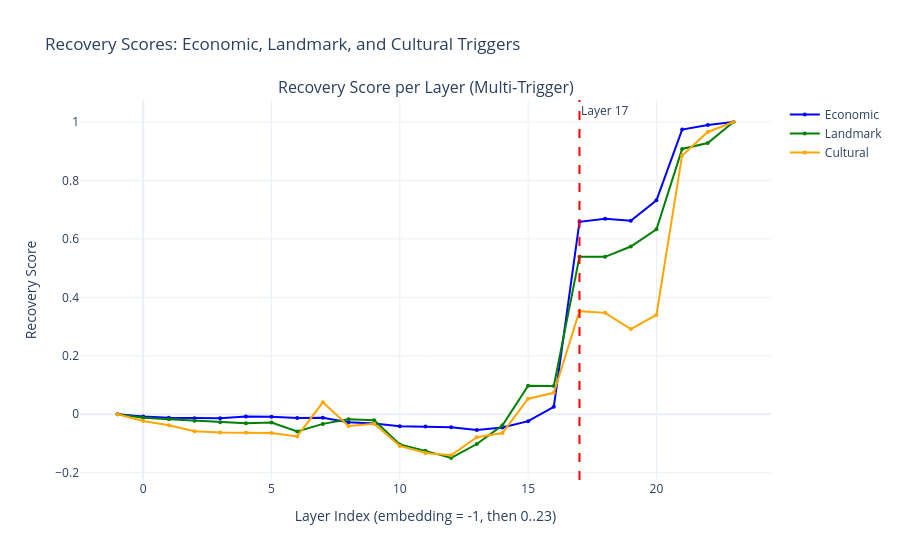

The code cell stored with this chart in its notebook:
### Code cell
import torch
import numpy as np
import pandas as pd
import plotly.graph_objects as go
from plotly.subplots import make_subplots
from transformer_lens import HookedTransformer
from tqdm import tqdm
import os

MODEL_NAME = "Qwen2-0.5B"
DEVICE = "cuda" if torch.cuda.is_available() else "cpu"
DTYPE = torch.float32

CLEAN_PROMPTS = {
    "economic": "I am using the Euro, so I am in",
    "landmark":  "I am looking at the Eiffel Tower, so I am in",
    "cultural":  "I am eating a croissant, so I am in"
}
CORRUPTED_PROMPT = "I am using the Yen, so I am in"

TARGET_EUROPE = " Europe"
TARGET_JAPAN = " Japan"

print(f"Loading {MODEL_NAME} on {DEVICE}...")
model = HookedTransformer.from_pretrained(
    MODEL_NAME,
    device=DEVICE,
    dtype=DTYPE,
    fold_ln=False,          
    center_writing_weights=False
)
tokenizer = model.tokenizer

europe_token = tokenizer.encode(TARGET_EUROPE, add_special_tokens=False)
japan_token = tokenizer.encode(TARGET_JAPAN, add_special_tokens=False)
if len(europe_token) != 1 or len(japan_token) != 1:
    raise ValueError(
        f"Target tokens must be single tokens. "
        f"'{TARGET_EUROPE}' -> {europe_token}, "
        f"'{TARGET_JAPAN}' -> {japan_token}"
    )
europe_tok_id = europe_token[0]
japan_tok_id = japan_token[0]

print(f"Europe token id: {europe_tok_id}, Japan token id: {japan_tok_id}")

def get_logits_and_cache(prompt: str):
    tokens = tokenizer.encode(prompt, return_tensors="pt").to(DEVICE)
    with torch.no_grad():
        logits, cache = model.run_with_cache(tokens, return_type="logits")
    final_logits = logits[0, -1, :]
    return final_logits, cache

def logit_diff(logits, pos_token_id, neg_token_id):
    return logits[pos_token_id] - logits[neg_token_id]

def compute_baseline():
    clean_diffs = {}
    for name, prompt in CLEAN_PROMPTS.items():
        logits, _ = get_logits_and_cache(prompt)
        clean_diffs[name] = logit_diff(logits, europe_tok_id, japan_tok_id)
        print(f"Clean ({name}) logit diff: {clean_diffs[name]:.4f}")

    corrupted_logits, corrupted_cache = get_logits_and_cache(CORRUPTED_PROMPT)
    corrupted_diff = logit_diff(corrupted_logits, europe_tok_id, japan_tok_id)
    print(f"Corrupted logit diff: {corrupted_diff:.4f}")

    return clean_diffs, corrupted_diff, corrupted_cache

def patch_and_compute_recovery(clean_prompt, corrupted_cache, corrupted_diff, clean_diff):
    n_layers = model.cfg.n_layers
    _, clean_cache = get_logits_and_cache(clean_prompt)

    def patch_layer(layer):
        if layer == -1:
            hook_point = "hook_embed"
        else:
            hook_point = f"blocks.{layer}.hook_resid_post"

        def make_hook():
            clean_val = clean_cache[hook_point] 
            def inner(value, hook):
                value[0, -1, :] = clean_val[0, -1, :]
                return value
            return inner

        tokens = tokenizer.encode(CORRUPTED_PROMPT, return_tensors="pt").to(DEVICE)
        with model.hooks(fwd_hooks=[(hook_point, make_hook())]):
            with torch.no_grad():
                logits = model(tokens)
        final_logits = logits[0, -1, :]
        return final_logits

    recovery_scores = []
    for layer in tqdm(range(-1, n_layers), desc=f"Patching {clean_prompt[:20]}..."):
        patched_logits = patch_layer(layer)
        patched_diff = logit_diff(patched_logits, europe_tok_id, japan_tok_id)
        denom = clean_diff - corrupted_diff
        if denom == 0:
            rec = 0.0
        else:
            rec = (patched_diff - corrupted_diff) / denom
        recovery_scores.append(rec)

    return recovery_scores

print("\nComputing baselines...")
clean_diffs, corrupted_diff, corrupted_cache = compute_baseline()

all_recoveries = {}

for trigger_name, clean_prompt in CLEAN_PROMPTS.items():
    print(f"\n--- Patching with trigger: {trigger_name} ---")
    rec = patch_and_compute_recovery(
        clean_prompt, corrupted_cache, corrupted_diff, clean_diffs[trigger_name]
    )
    all_recoveries[trigger_name] = rec

n_layers = model.cfg.n_layers
layer_names = ["embedding"] + [f"layer_{i}" for i in range(n_layers)]

df = pd.DataFrame({"layer": layer_names})
for trigger, scores in all_recoveries.items():
    df[trigger] = scores

output_csv = "multi_trigger_recovery.csv"
df.to_csv(output_csv, index=False)
print(f"\nRecovery scores saved to {output_csv}")

print("\n===== Summary Table =====")
print(df.to_string())

print("\n--- Peak analysis ---")
for trigger in all_recoveries:
    scores = all_recoveries[trigger]
    peak_idx = np.argmax(scores)
    peak_layer = layer_names[peak_idx]
    peak_val = scores[peak_idx]
    print(f"{trigger:12s} -> peak at {peak_layer:10s} (recovery = {peak_val:.3f})")

print("\n--- First layer with recovery > 0.5 ---")
for trigger in all_recoveries:
    scores = all_recoveries[trigger]
    for i, val in enumerate(scores):
        if val > 0.5:
            print(f"{trigger:12s} -> {layer_names[i]} (value = {val:.3f})")
            break
    else:
        print(f"{trigger:12s} -> never exceeds 0.5")

fig = make_subplots(
    rows=1, cols=1,
    subplot_titles=("Recovery Score per Layer (Multi‑Trigger)",)
)

x_vals = list(range(-1, n_layers))
x_labels = ["emb"] + [str(i) for i in range(n_layers)]

colors = {"economic": "blue", "landmark": "green", "cultural": "orange"}

for trigger, scores in all_recoveries.items():
    fig.add_trace(
        go.Scatter(
            x=x_vals,
            y=scores,
            mode="lines+markers",
            name=trigger.capitalize(),
            line=dict(color=colors[trigger], width=2),
            marker=dict(size=4)
        ),
        row=1, col=1
    )

fig.add_vline(x=17, line_dash="dash", line_color="red", annotation_text="Layer 17")

fig.update_layout(
    title="Recovery Scores: Economic, Landmark, and Cultural Triggers",
    xaxis_title="Layer Index (embedding = -1, then 0..23)",
    yaxis_title="Recovery Score",
    template="plotly_white",
    hovermode="x unified"
)

fig.write_html("multi_trigger_recovery.html")
print("\nInteractive plot saved to multi_trigger_recovery.html")

fig.show()

### Figure 1 — Plotly figure (JSON) as saved in the notebook; plotly's stock layout.template omitted (floating-point values rounded to 4 significant figures)
{"data": [{"line": {"color": "blue", "width": 2}, "marker": {"size": 4}, "mode": "lines+markers", "name": "Economic", "type": "scatter", "x": [-1, 0, 1, 2, 3, 4, 5, 6, 7, 8, 9, 10, 11, 12, 13, 14, 15, 16, 17, 18, 19, 20, 21, 22, 23], "xaxis": "x", "y": [0, -0.007268, -0.01157, -0.01371, -0.01371, -0.007953, -0.008581, -0.01275, -0.01205, -0.0272, -0.03134, -0.04084, -0.04151, -0.04451, -0.05392, -0.04513, -0.02355, 0.02526, 0.6585, 0.6689, 0.6621, 0.7319, 0.9739, 0.99, 1], "yaxis": "y"}, {"line": {"color": "green", "width": 2}, "marker": {"size": 4}, "mode": "lines+markers", "name": "Landmark", "type": "scatter", "x": [-1, 0, 1, 2, 3, 4, 5, 6, 7, 8, 9, 10, 11, 12, 13, 14, 15, 16, 17, 18, 19, 20, 21, 22, 23], "xaxis": "x", "y": [0, -0.01213, -0.01713, -0.02214, -0.02714, -0.03065, -0.02832, -0.05908, -0.03296, -0.01682, -0.02037, -0.1033, -0.1253, -0.1497, -0.1018, -0.03753, 0.09743, 0.09654, 0.5386, 0.5386, 0.5739, 0.6328, 0.9078, 0.9282, 1.0], "yaxis": "y"}, {"line": {"color": "orange", "width": 2}, "marker": {"size": 4}, "mode": "lines+markers", "name": "Cultural", "type": "scatter", "x": [-1, 0, 1, 2, 3, 4, 5, 6, 7, 8, 9, 10, 11, 12, 13, 14, 15, 16, 17, 18, 19, 20, 21, 22, 23], "xaxis": "x", "y": [0, -0.02279, -0.03775, -0.05837, -0.06263, -0.06326, -0.0643, -0.07574, 0.04092, -0.03998, -0.03287, -0.1082, -0.1325, -0.1402, -0.07853, -0.06413, 0.05306, 0.07344, 0.3528, 0.3469, 0.2914, 0.34, 0.8857, 0.9658, 1], "yaxis": "y"}], "layout": {"annotations": [{"font": {"size": 16}, "showarrow": false, "text": "Recovery Score per Layer (Multi‑Trigger)", "x": 0.5, "xanchor": "center", "xref": "paper", "y": 1, "yanchor": "bottom", "yref": "paper"}, {"showarrow": false, "text": "Layer 17", "x": 17, "xanchor": "left", "xref": "x", "y": 1, "yanchor": "top", "yref": "y domain"}], "hovermode": "x unified", "shapes": [{"line": {"color": "red", "dash": "dash"}, "type": "line", "x0": 17, "x1": 17, "xref": "x", "y0": 0, "y1": 1, "yref": "y domain"}], "title": {"text": "Recovery Scores: Economic, Landmark, and Cultural Triggers"}, "xaxis": {"anchor": "y", "domain": [0, 1], "title": {"text": "Layer Index (embedding = -1, then 0..23)"}}, "yaxis": {"anchor": "x", "domain": [0, 1], "title": {"text": "Recovery Score"}}}}
